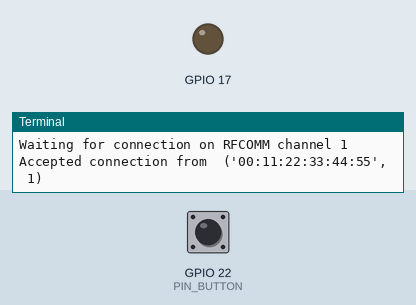
The program below on a simulated Raspberry Pi (BCM pin numbers). On the bench: output pins drawn as LEDs (lit = HIGH), the last lines printed to the terminal. The inputs (shaded band) are chosen by the test bench; at power-on: GPIO 22 (PIN_BUTTON) HIGH. A phone connects over Bluetooth after 1 s; threads take turns every 2 ms.

Above: at 1.2 s.
1.3 s: GPIO 22 (PIN_BUTTON) pulled LOW for 0.15 s
At 2.4 s:
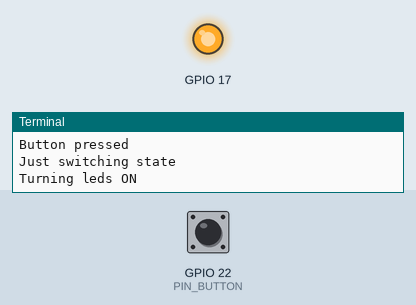
3.5 s: GPIO 22 (PIN_BUTTON) pulled LOW for 1 s
At 3.76 s:
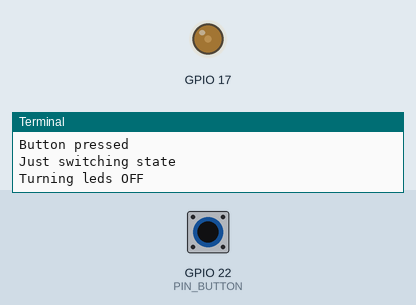
Timing chart, 0 to 6.5 s (numbered marks = the images above; inputs shaded):
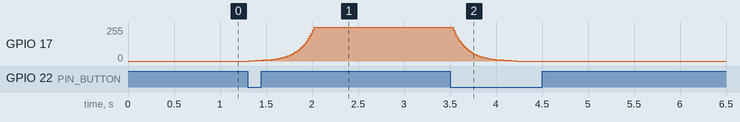

Measured:
- after the input at 1.3 s, GPIO 17: moves from 0/255 to 255/255 over 0.70 s, starting at once
- after the input at 3.5 s, GPIO 17: moves from 255/255 to 0/255 over 0.70 s, starting at once

The program:

main.py
```python
import os
import os.path
import json
import math
import time
import shlex
import signal
import threading
import subprocess
import RPi.GPIO as GPIO
from bluetooth import *


#############
# FUNCTIONS #
#############

CUR_HOUR = 0
CUR_MINUTE = 0
CUR_BRIGHT = 0

# RPI Pin for controlling the LEDs
PIN = 17
# RPI Pin for listening for the button input
PIN_BUTTON = 22

# Speed control variables
PRE = 100
FAST_PRE = 10


# Setting clock time (sync with device due to lack of RTC on RPI)
def set_clock(data):
    print "Setting clock to UNIX timestamp of %d" % data["timestamp"]
    os.system("date +%s -s @" + str(data["timestamp"]))


# Setting LEDs brightness
def set_brightness(data):
    global CUR_BRIGHT

    # Math to set to full bright or no bright given borderline input
    b = data["brightness"] / float(100)
    b = math.exp(b)
    if b > 99:
        b = 100
    elif b <= 1.1:
        b = 0

    print "Setting brightness @ %.2f" % (b / 100)
    os.system('echo "%d=%.2f" > /dev/pi-blaster' % (PIN, b / 100))
    CUR_BRIGHT = data["brightness"]


# Does a fast demo of the sunrise
def demo_sunrise_threaded(data):
    global CUR_BRIGHT
    print "Demoing sunrinse"
    os.system('echo "%d=%f" > /dev/pi-blaster' % (PIN, 0))
    for a in range(0,int(math.log(100)*PRE)):
    	b = a / float(PRE)
    	b = math.exp(b)
    	os.system('echo "%d=%.2f" > /dev/pi-blaster' % (PIN, b / 100))

    os.system('echo "%d=%f" > /dev/pi-blaster' % (PIN, 1))
    CUR_BRIGHT = 460


# Starts the thread that does the quick sunrise (so that the RPI continues listening for incoming messages)
def demo_sunrise(data):
    t = threading.Thread(target=demo_sunrise_threaded, args=(data,))
    t.daemon = True
    t.start()


# Sets current alarm time in the system crontab, erasing previous ones
def set_alarm(data):
    global CUR_HOUR, CUR_MINUTE
    if data["hour"] == CUR_HOUR and data["minute"] == CUR_MINUTE:
        return

    CUR_HOUR = data["hour"]
    CUR_MINUTE = data["minute"]
    print "Setting alarm for %d:%d" % (data["hour"], data["minute"])
    os.system('echo "%d %d * * * /usr/bin/python /home/pi/fading_led/wake_up.py" | crontab -' % (data["minute"], data["hour"]))


# Alternates the LEDs between off and full brightness, starting from their current state.
# If the LEDs are ON (even with very low brightness), they're first turned completely off
def turn_on_off_threaded(data):
    global CUR_BRIGHT
    temp_bright = CUR_BRIGHT / 10
    if data["state"]:
        print "Turning leds ON"
        for a in range(temp_bright, int(math.log(100)*FAST_PRE)):
            b = a / float(FAST_PRE)
            b = math.exp(b)
            os.system('echo "%d=%.2f" > /dev/pi-blaster' % (PIN, b / 100))

        os.system('echo "%d=%f" > /dev/pi-blaster' % (PIN, 1))
        CUR_BRIGHT = 460
    else:
        print "Turning leds OFF"
        for a in range(temp_bright, 0, -1):
            b = a / float(FAST_PRE)
            b = math.exp(b)
            os.system('echo "%d=%.2f" > /dev/pi-blaster' % (PIN, b / 100))

        os.system('echo "%d=%f" > /dev/pi-blaster' % (PIN, 0))
        CUR_BRIGHT = 0


# Starts the thread that does the turning ON & OFF (so that the RPI continues listening for incoming messages)
def turn_on_off(data):
    t = threading.Thread(target=turn_on_off_threaded, args=(data,))
    t.daemon = True
    t.start()


# Dictionary to map function messages to their respective functions
options = { "clockmessage": set_clock,
            "setbrightness": set_brightness,
            "demosunrise": demo_sunrise,
            "setalarm": set_alarm,
            "turnonoff": turn_on_off }

##################
# BUTTON HANDLER #
##################

# Alternates the LEDs ON or OFF everytime the button is pressed
# If there is a waking up process ongoing, it schedules it for termination and places the LEDs on 50% brightness
def reset_and_change_state():
    global CUR_BRIGHT
    print "Button pressed"
    if os.path.isfile("/home/pi/fading_led/waking_up"):
        print "There is waking up in progress"
        try:
            os.remove('/home/pi/fading_led/waking_up')
        except:
            pass

        for a in range(0, int(math.log(100)*FAST_PRE) / 2):
            b = a / float(FAST_PRE)
            b = math.exp(b)
            os.system('echo "%d=%.2f" > /dev/pi-blaster' % (PIN, b / 100))

        CUR_BRIGHT = 230
    else:
        print "Just switching state"
        data = dict()
        if CUR_BRIGHT > 0:
            data["state"] = False
        else:
            data["state"] = True
        turn_on_off(data)


# Function that is listening to button input
def handle_button():
    GPIO.setmode(GPIO.BCM)
    GPIO.setup(PIN_BUTTON, GPIO.IN, pull_up_down=GPIO.PUD_UP)

    while True:
        input = GPIO.input(PIN_BUTTON)
        if input == False:
            reset_and_change_state()
            time.sleep(1.5)
        time.sleep(0.1)


##########
# BRAINZ #
##########

left_over = ""

# Calls the function defined for a given message type, sending the JSON message as argument
def process_message(msg):
    # print "Processing [%s]" % msg
    data = json.loads(msg)
    options[data["type"]](data)


# Parses the incoming messages, as they don't necessarily come isolated in the channel
# NOTE: This method is not prepared to handle objects within JSON messages
def parse_message(msg):
    global left_over

    msg = left_over + msg
    to_jsonify = ""
    state = 0

    if msg[0] != "{":
        left_over = ""
        return

    for c in msg:
        if state == 1:
            to_jsonify += c
            if c == "}":
                process_message(to_jsonify)
                to_jsonify = ""
                state = 0

        elif state == 0 and c == "{":
            state = 1
            to_jsonify += c

    left_over = to_jsonify


# Main socket loop
# Listens for connections, reads messages and sends them for processing
# Based on the RPI examples: rfcomm-server.py
def sock_loop():
    server_sock=BluetoothSocket( RFCOMM )
    server_sock.bind(("",PORT_ANY))
    server_sock.listen(1)

    port = server_sock.getsockname()[1]

    uuid = "62d1e4b0-848f-11e4-b4a9-0800200c9a66"

    advertise_service( server_sock, "WakyWaky",
                       service_id = uuid,
                       service_classes = [ uuid, SERIAL_PORT_CLASS ],
                       profiles = [ SERIAL_PORT_PROFILE ],
    #                   protocols = [ OBEX_UUID ]
                        )

    print "Waiting for connection on RFCOMM channel %d" % port

    client_sock, client_info = server_sock.accept()

    print "Accepted connection from ", client_info

    try:
        while True:
            data = client_sock.recv(1024)
            if len(data) == 0: break
            print "received [%s]" % data
            parse_message(data)
    except IOError:
        pass

    print "disconnected"

    client_sock.close()
    server_sock.close()

    print "all done"


########
# MAIN #
########

# Launches the button listener thread
btn = threading.Thread(target=handle_button)
btn.daemon = True
btn.start()

# Yup, never give up on listening for bluetooth connections
while True:
    sock_loop()
```
